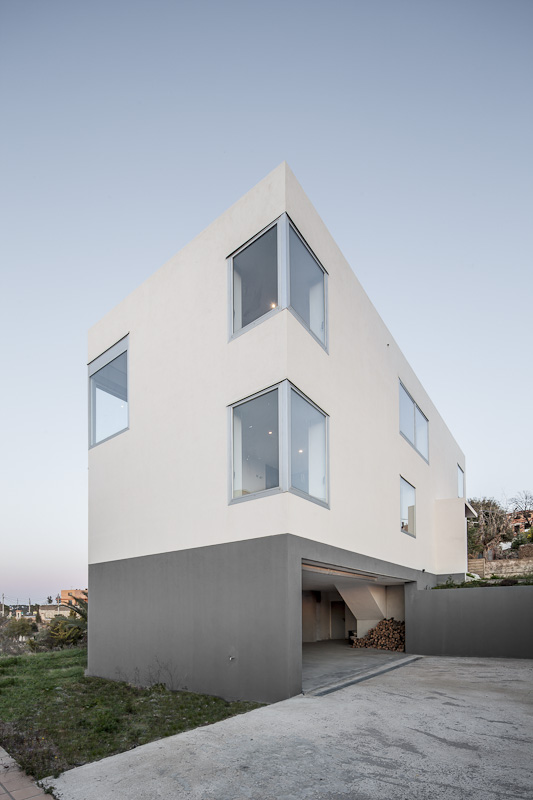
#> input picture openCV_class(cv2)/07_cornerHarris/img/house_01.jpg, 533 x 800 px
$ python b_cornerHarris.py
#> lines starting #> are read from the running program, lines starting #| are printed output that depends on the picture; after the words box and inside, x2 and y2 are one past the last pixel; in counts of white or black regions, pixels touching at a corner belong together
import cv2
import numpy as np
from matplotlib import pyplot as plt

# 이미지 로드 및 그레이스케일 변환
filename = 'img/house_01.jpg'
img = cv2.imread(filename)
#> img is the input picture: shape (800, 533, 3); mean B, G, R 175.6, 168.7, 163.4
gray = cv2.cvtColor(img, cv2.COLOR_BGR2GRAY)
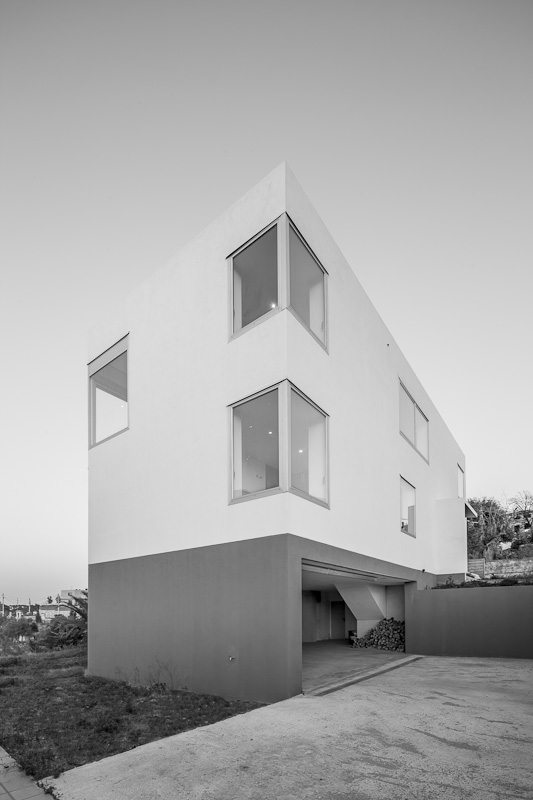
#> gray: shape (800, 533); min 0, max 254, mean 167.9
gray = np.float32(gray)

# 해리스 코너 검출
dst = cv2.cornerHarris(gray, 2, 3, 0.04)
dst = cv2.dilate(dst, None, iterations=3)  # 코너 위치 확장
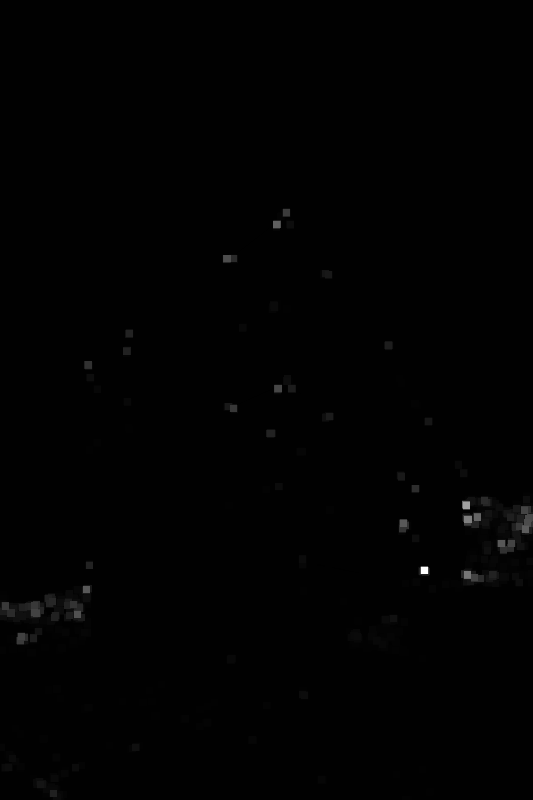
#> dst: shape (800, 533) float32; min -340485, max 83224888, mean 230130.8; drawn with min black and max white

print(dst)
#> (printed output is left out)

# 코너 위치에 빨간색 표시
img[dst > dst.mean()] = [0, 0, 255]
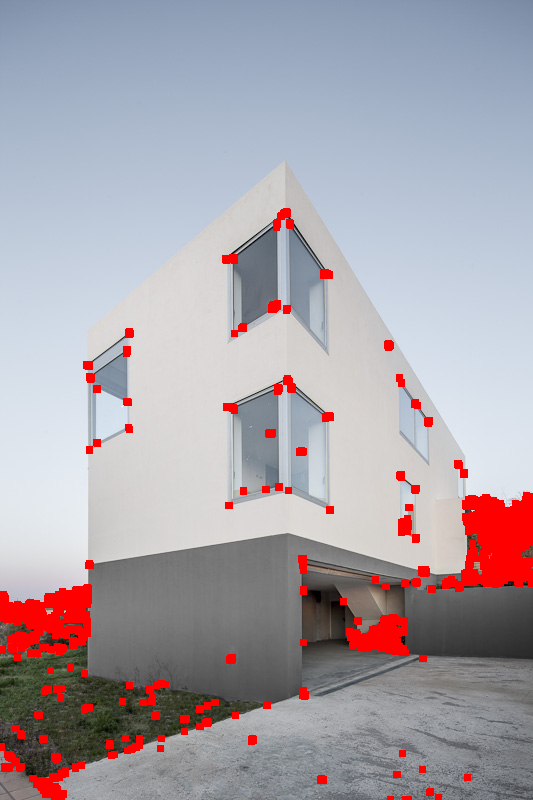
#> img: shape (800, 533, 3); 4.99% of pixels changed, all inside (x1, y1, x2, y2) = (0, 208, 533, 800)
#print( 0.05 * dst.max() ,   dst.max()   )

# 이미지 시각화
plt.figure(figsize=(12, 6))

plt.subplot(1, 2, 1)
plt.imshow(cv2.cvtColor(img, cv2.COLOR_BGR2RGB))
plt.title('Harris Corners')

plt.subplot(1, 2, 2)
plt.imshow(dst, cmap='gray')
plt.title('Harris Response')

plt.show()
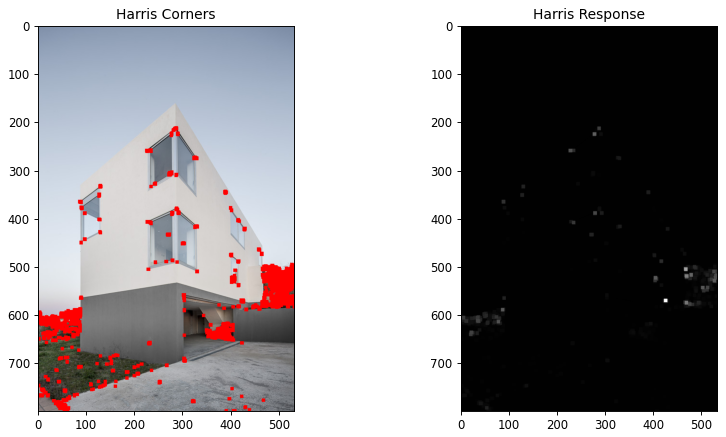
#> figure drawn by matplotlib, 2 panels

$ run again, with openCV_class(cv2)/07_cornerHarris/img/cat_with_glasses.jpg copied over openCV_class(cv2)/07_cornerHarris/img/house_01.jpg
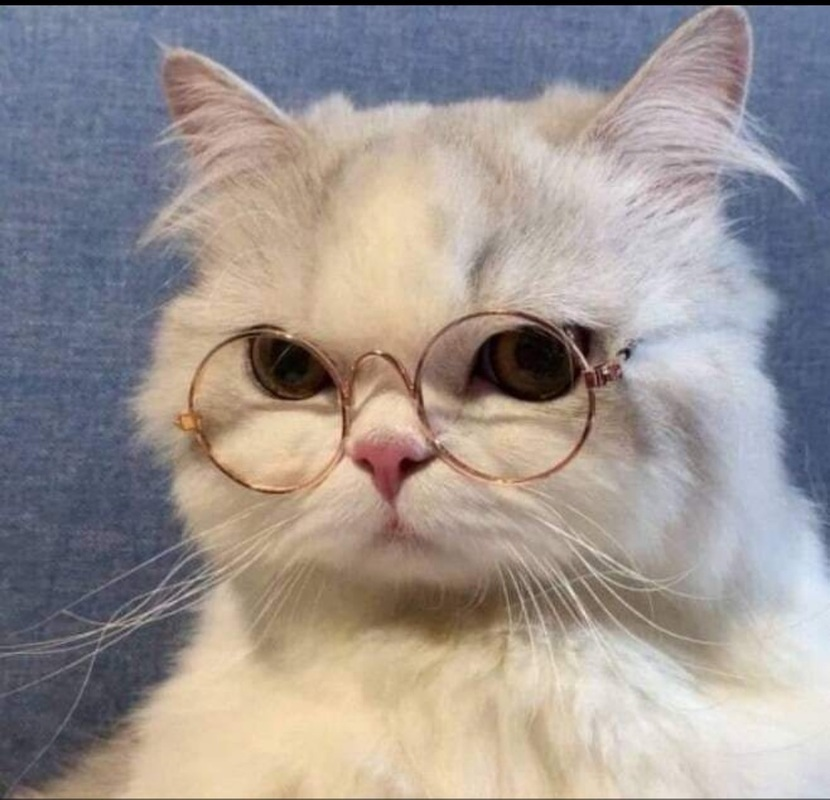
#> input picture openCV_class(cv2)/07_cornerHarris/img/cat_with_glasses.jpg, 830 x 800 px
#> img is the input picture: shape (800, 830, 3); mean B, G, R 146, 148.7, 156.9
#> `dst = cv2.dilate(dst, None, iterations=3)`:
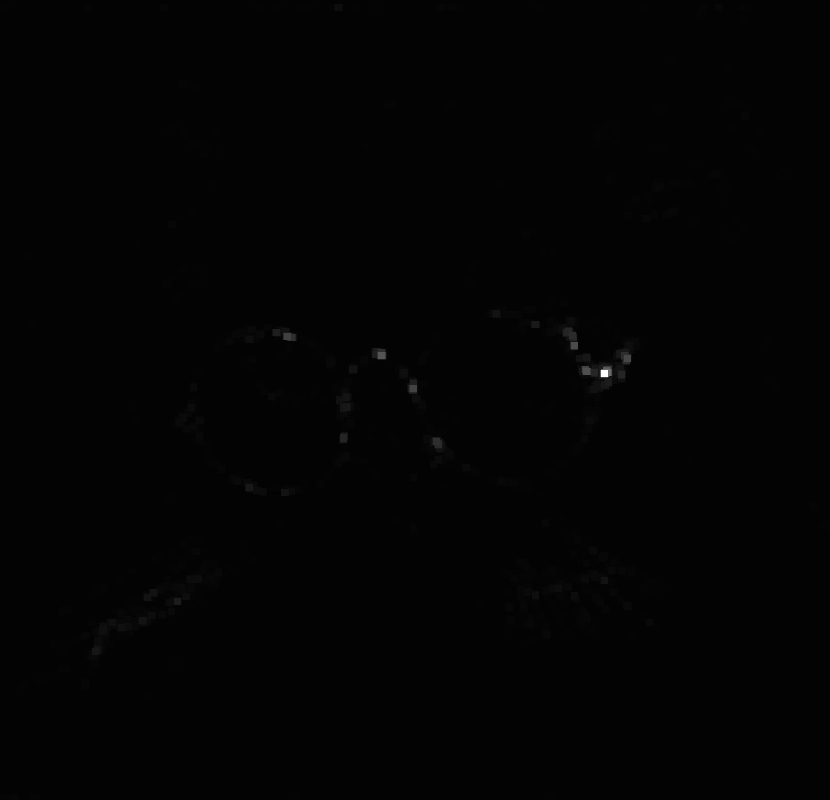
#> dst: shape (800, 830) float32; min -44394.1, max 3320098, mean 4357.3; drawn with min black and max white
#> (printed output is left out)
#> img: shape (800, 830, 3); 9.51% of pixels changed, all inside (x1, y1, x2, y2) = (0, 4, 830, 800)
#> `plt.show()`:
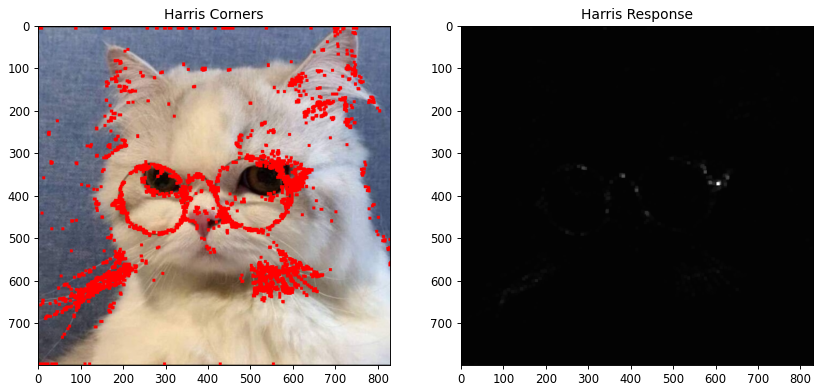
#> figure drawn by matplotlib, 2 panels

$ run again, with openCV_class(cv2)/07_cornerHarris/img/dave.jpg copied over openCV_class(cv2)/07_cornerHarris/img/house_01.jpg
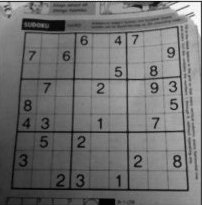
#> input picture openCV_class(cv2)/07_cornerHarris/img/dave.jpg, 202 x 205 px
#> img is the input picture: shape (205, 202, 3); min 0, max 255, mean 112.3
#> (printed output is left out)
#> `img[dst > dst.mean()] = [0, 0, 255]`:
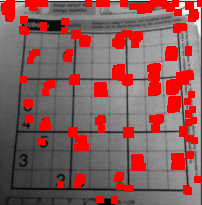
#> img: shape (205, 202, 3); 18.29% of pixels changed, all inside (x1, y1, x2, y2) = (1, 0, 202, 204)
#> `plt.show()`:
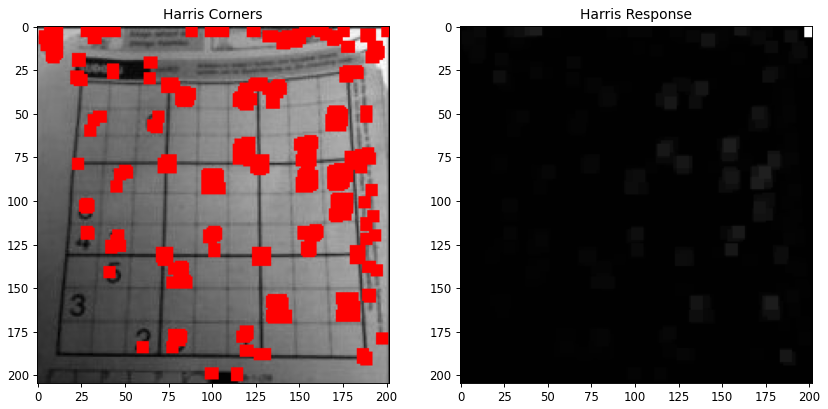
#> figure drawn by matplotlib, 2 panels
